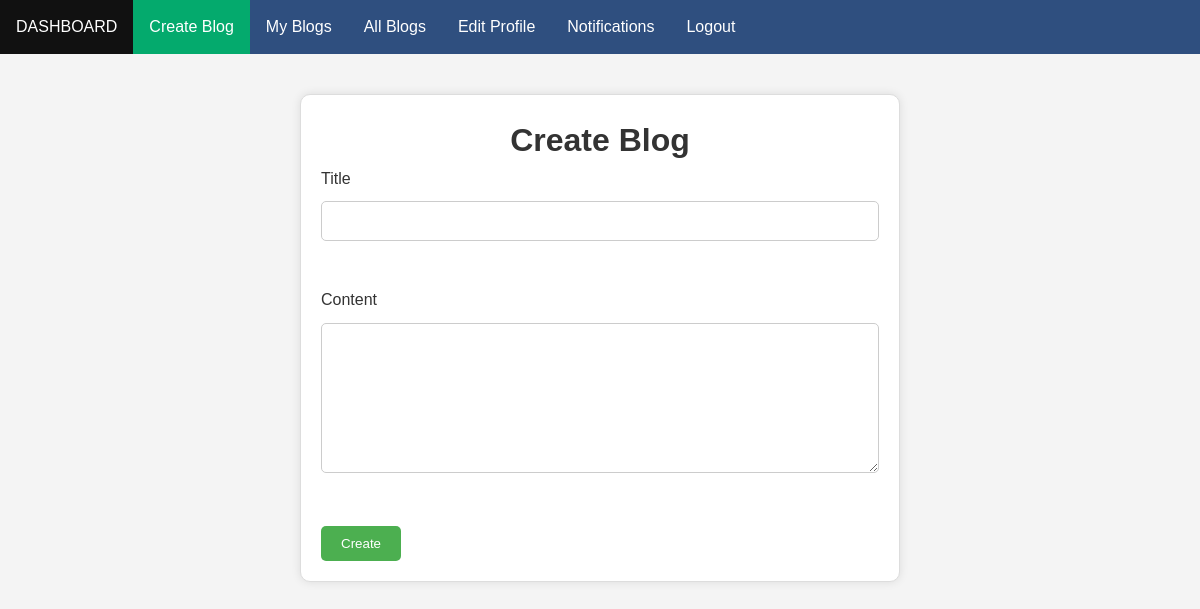
The app's page /createblog/ (signed in) with its own data.
### emailloginapp/models.py (models this page shows)
class UserPermissions(models.Model):
    is_admin = models.BooleanField(null=True)  # role false for normal users
    permissions = models.ForeignKey(AllPermissionsList,on_delete=models.CASCADE,null=True)
    button_status = models.BooleanField(default=False,null=True)

### emailloginapp/views.py (the view, shortened to what this page needs)
# urls.py: path('createblog/' , views.create_blog , name='create'),
@login_required()
@permission_required('create_blog')
def create_blog(request):  # blog creation
    return render(request, 'create.html')

### emailloginapp/context_processors.py (called while the page is built)
def permission_context(request):
    permissions = UserPermissions.objects.all()
    return {'permission':permissions}

### emailloginapp/templates/create.html (shortened to what this page needs)
{% extends "navbar.html"  %}
{% load static %}
{% block content %}
<!DOCTYPE html>
<html lang="en">
<head>
    <link rel="stylesheet" href="{% static 'css/create.css' %}">
</head>
<body>
<form method="post">
       <h1>Create Blog</h1>
    <label for="title">Title</label>
    <input type="text" name="title" id="title"> <br><br>
    <label for="content" >Content</label>
    <textarea name="content" id="content"></textarea> <br> <br>
 <button type="submit">Create</button>
</form>
</body>
</html>
{% endblock %}

### emailloginapp/templates/navbar.html (shortened to what this page needs)
{% load static %}
<!DOCTYPE html>
<html>
<head>
  <link rel="stylesheet" href="{% static 'css/navbar.css' %}">
</head>
<body>
  {% if not request.user.is_admin %}
    <ul>
      <li><a class="{% if request.path == '/success/'%} active {% endif %}" href="{% url 'success' %}">DASHBOARD</a></li>
      {% for permission in permission %}
        {% if 'create_blog' in permission.permissions.permissionnames %}
          <li><a class="{% if request.path == '/createblog/'%} active {% endif %}" href="{% url 'create' %}">Create Blog</a> </li>
        {% endif %}
      {% endfor %}
      {% for permission in permission %}
        {% if 'see_my_blogs' in permission.permissions.permissionnames %}
          <li><a class="{% if request.path == '/myblog/'%} active {% endif %}" href="{% url 'my' %}">My Blogs</a> </li>
        {% endif %}
      {% endfor %}
      {% for permission in permission %}
        {% if 'see_all_blogs' in permission.permissions.permissionnames %}
          <li> <a class="{% if request.path == '/members/'%} active {% endif %}" href="{% url 'members' %}">All Blogs</a></li>
        {% endif %}
      {% endfor %}
      {% for permission in permission %}
        {% if 'edit_user_profile' in permission.permissions.permissionnames %}
          <li> <a class="{% if request.path == '/profile/'%} active {% endif %}" href="{% url 'profile_edit' %}">Edit Profile</a></li>
        {% endif %}
      {% endfor %}
      <li id="notification-dropdown">
        <a href="#" class="notification-link">Notifications</a>
      </li>
      <li><a href="{% url 'logout' %}">Logout</a></li>
    </ul>
  {% else %}
    <ul>
      <li><a href="{% url 'ad_min' %}" class="active">ADMIN PANEL</a></li>
      <li><a href="{% url 'permission' %}">PERMISSIONS</a></li>
      <li><a href="{% url 'logout' %}">Logout</a></li>
    </ul>
  {% endif %}
</body>
</html>
{% block content %} {% endblock %}

### emailloginapp/static/css/navbar.css (style rules this page uses)
ul { list-style-type: none; margin: 0; padding: 0; overflow: hidden; background-color: #2f4f7f; position: relative; }
li { float: left; position: relative; }
li a { display: block; color: white; text-align: center; padding: 14px 16px; text-decoration: none; }
.active { background-color: #04AA6D; }
.notification-link { color: white; text-decoration: none; padding: 14px 16px; display: block; }

### emailloginapp/static/css/create.css (style rules this page uses)
* { box-sizing: border-box; margin: 0; padding: 0; }
body { font-family: Arial, sans-serif; line-height: 1.6; color: #333; background-color: #f4f4f4; }
h1 { text-align: center; color: #333; }
form { max-width: 600px; margin: 40px auto; padding: 20px; background-color: #fff; border: 1px solid #ddd; border-radius: 10px; box-shadow: 0 0 10px rgba(0, 0, 0, 0.1); }
label { display: block; margin-bottom: 10px; }
input[type="text"], textarea { width: 100%; height: 40px; margin-bottom: 20px; padding: 10px; border: 1px solid #ccc; border-radius: 5px; }
textarea { height: 150px; resize: vertical; }
button[type="submit"] { background-color: #4CAF50; color: #fff; padding: 10px 20px; border: none; border-radius: 5px; cursor: pointer; }

### records on screen
UserPermissions: shows "Create Blog"
UserPermissions: shows "My Blogs"
UserPermissions: shows "All Blogs"
UserPermissions: shows "Edit Profile"
